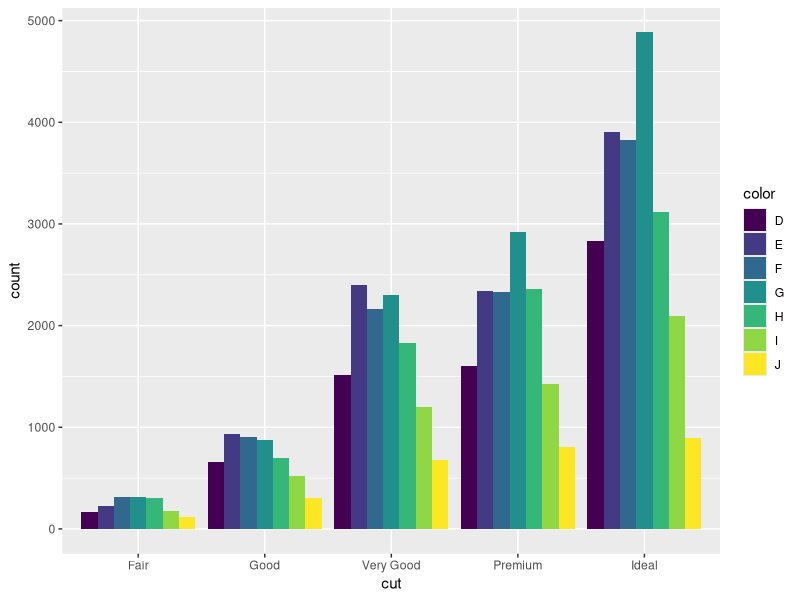
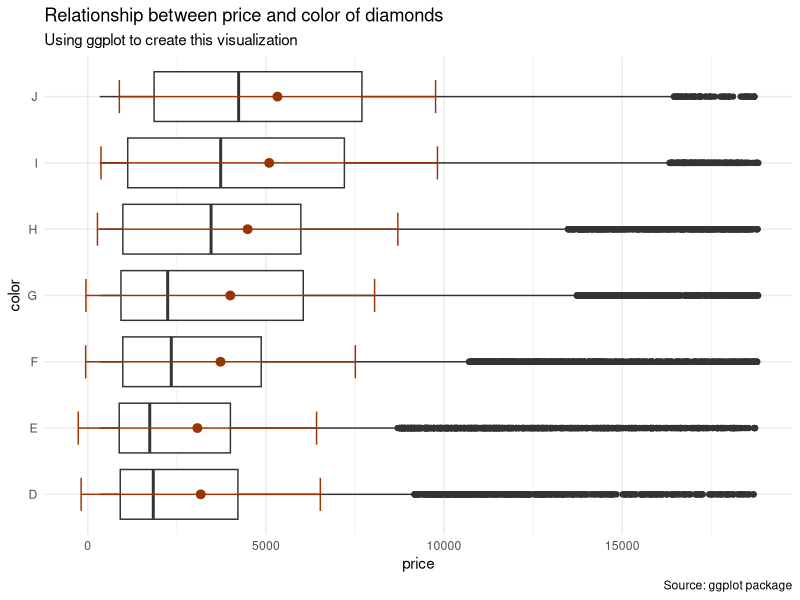

The R source for these figures, in order: (Note: this script raises an error after producing the figures.)
## ---- chunk 1
library(dplyr)
library(tidyverse)
library(patchwork)
library(RColorBrewer)
## ---- chunk 2
glimpse(diamonds)

## ---- chunk 3
ggplot(diamonds, aes(cut, 
                     fill=color)) +
  geom_bar(position = "dodge")

## ---- chunk 4
ggplot(diamonds, aes(price, color)) +
geom_boxplot() +
labs(
title = "Relationship between price and color of diamonds",
x = "price",
y = "color",
subtitle = "Using ggplot to create this visualization",
caption = "Source: ggplot package"
) +
stat_summary(color = "#993404")+
stat_summary(
fun.min = function(x) mean(x) - sd(x)
,fun.max = function(x) mean(x) + sd(x)
,geom = "errorbar"
,color = "#993404"
,width = 0.5
) +
theme_minimal()
## ---- chunk 5
df %>% group_by(table, cut) %>%
 summarise(avg_p = mean(price)) %>%
 ggplot(aes(table, avg_p, group = cut, color = cut)) +
 geom_point()+
 geom_line()+
 theme_dark()+
 facet_wrap(~ cut, ncol = 4)+
 labs(title = "The relationship between table and the average price of diamonds separated, by cut ",
  x = "Table",
  y = "Average price(USD)",
  caption = "Source: Diamonds from ggplots2 package")+
 scale_color_brewer(type = "seq", palette = "Blues")

## ---- chunk 6
df %>% group_by(clarity, cut) %>%
  summarise(avg_p = mean(price)) %>%
  ggplot(aes(clarity,avg_p, group = cut, color = cut))+
  geom_point()+
  geom_line()+
  theme_minimal()+
    labs(title = "The relationship between clarity and the average price of diamonds seperated by cut",
      x = "clarity",
      y = "Average price (USD)",
      caption = "Source: Diamonds from ggplots2 package")+
  scale_color_brewer(type = "seq", palette = "PuBu")

## ---- chunk 7
df %>%
ggplot(aes(carat, price, color=color)) +

geom_smooth(method="lm", se=F)+
theme_minimal()+
scale_color_brewer(type="qual",palette = "Set2")
